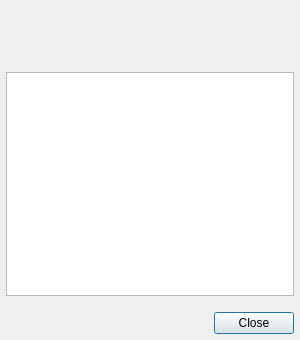
<?xml version="1.0" encoding="UTF-8"?>
<ui version="4.0">
 <class>UpdateDialog</class>
 <widget class="QDialog" name="UpdateDialog">
  <property name="windowModality">
   <enum>Qt::ApplicationModal</enum>
  </property>
  <property name="geometry">
   <rect>
    <x>0</x>
    <y>0</y>
    <width>300</width>
    <height>340</height>
   </rect>
  </property>
  <property name="minimumSize">
   <size>
    <width>300</width>
    <height>340</height>
   </size>
  </property>
  <property name="maximumSize">
   <size>
    <width>300</width>
    <height>340</height>
   </size>
  </property>
  <property name="windowTitle">
   <string>Update</string>
  </property>
  <property name="windowIcon">
   <iconset resource="../src/ressources/PLCEdit.qrc">
    <normaloff>:/images/icon.png</normaloff>:/images/icon.png</iconset>
  </property>
  <layout class="QVBoxLayout" name="verticalLayout_2">
   <property name="spacing">
    <number>16</number>
   </property>
   <property name="leftMargin">
    <number>6</number>
   </property>
   <property name="topMargin">
    <number>6</number>
   </property>
   <property name="rightMargin">
    <number>6</number>
   </property>
   <property name="bottomMargin">
    <number>6</number>
   </property>
   <item>
    <layout class="QVBoxLayout" name="UD_verticalLayout_version">
     <property name="spacing">
      <number>16</number>
     </property>
     <property name="leftMargin">
      <number>6</number>
     </property>
     <property name="topMargin">
      <number>6</number>
     </property>
     <item>
      <widget class="QLabel" name="UD_label_version_hint">
       <property name="font">
        <font>
         <weight>75</weight>
         <bold>true</bold>
        </font>
       </property>
       <property name="text">
        <string/>
       </property>
      </widget>
     </item>
     <item>
      <widget class="QLabel" name="UD_label_downloadlink">
       <property name="font">
        <font>
         <weight>75</weight>
         <bold>true</bold>
        </font>
       </property>
       <property name="text">
        <string/>
       </property>
      </widget>
     </item>
    </layout>
   </item>
   <item>
    <widget class="QTextBrowser" name="UD_textBrowser"/>
   </item>
   <item>
    <layout class="QHBoxLayout" name="UD_horizontalLayout_buttons">
     <item>
      <spacer name="UD_horizontalSpacer">
       <property name="orientation">
        <enum>Qt::Horizontal</enum>
       </property>
       <property name="sizeHint" stdset="0">
        <size>
         <width>40</width>
         <height>20</height>
        </size>
       </property>
      </spacer>
     </item>
     <item>
      <widget class="QPushButton" name="UD_pushButton_close">
       <property name="text">
        <string>Close</string>
       </property>
      </widget>
     </item>
    </layout>
   </item>
  </layout>
 </widget>
 <resources>
  <include location="../src/ressources/PLCEdit.qrc"/>
 </resources>
 <connections>
  <connection>
   <sender>UD_pushButton_close</sender>
   <signal>clicked()</signal>
   <receiver>UpdateDialog</receiver>
   <slot>close()</slot>
   <hints>
    <hint type="sourcelabel">
     <x>252</x>
     <y>318</y>
    </hint>
    <hint type="destinationlabel">
     <x>149</x>
     <y>169</y>
    </hint>
   </hints>
  </connection>
 </connections>
</ui>
